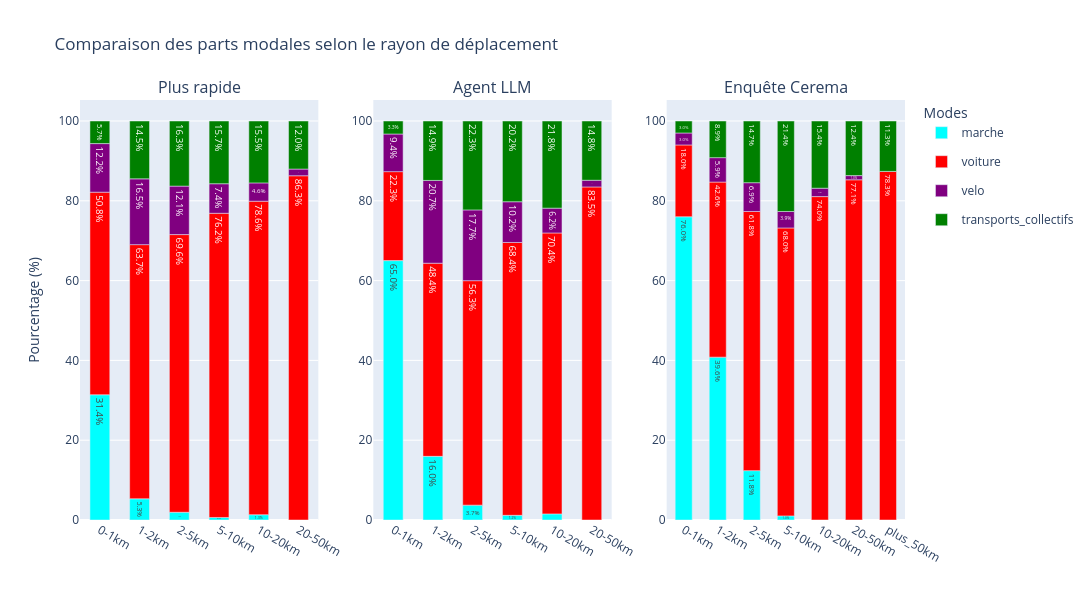

The notebook cell saved with this chart:
### Code cell
moves["rayon"] = pd.cut(moves["Distance parcourue"], bins=[0, 1, 2, 5, 10, 20, 50, float('inf')], labels=["0-1km", "1-2km", "2-5km", "5-10km", "10-20km", "20-50km", "50km+"])
bar_graph(moves, cerema["parts_modales_2023"]["distance"], "Comparaison des parts modales selon le rayon de déplacement", x_name="rayon")

### Figure 1 — Plotly figure (JSON) as saved in the notebook; plotly's stock layout.template omitted (floating-point values rounded to 4 significant figures)
{"data": [{"legendgroup": "marche", "marker": {"color": "cyan"}, "name": "marche", "showlegend": true, "text": ["31.3893653516295", "5.319148936170213", "1.9374068554396422", "0.6323396567299007", "1.3265306122448979", "inf"], "textposition": "inside", "texttemplate": "%{text:.1f}%", "type": "bar", "x": ["0-1km", "1-2km", "2-5km", "5-10km", "10-20km", null], "xaxis": "x", "y": [183, 40, 26, 7, 13, 1], "yaxis": "y"}, {"legendgroup": "voiture", "marker": {"color": "red"}, "name": "voiture", "showlegend": true, "text": ["50.77186963979416", "63.696808510638306", "69.59761549925484", "76.24209575429087", "78.57142857142857", "86.27450980392157"], "textposition": "inside", "texttemplate": "%{text:.1f}%", "type": "bar", "x": ["0-1km", "1-2km", "2-5km", "5-10km", "10-20km", "20-50km"], "xaxis": "x", "y": [296, 479, 934, 844, 770, 308], "yaxis": "y"}, {"legendgroup": "velo", "marker": {"color": "purple"}, "name": "velo", "showlegend": true, "text": ["12.178387650085764", "16.48936170212766", "12.146050670640834", "7.4074074074074066", "4.591836734693878", "1.680672268907563"], "textposition": "inside", "texttemplate": "%{text:.1f}%", "type": "bar", "x": ["0-1km", "1-2km", "2-5km", "5-10km", "10-20km", "20-50km"], "xaxis": "x", "y": [71, 124, 163, 82, 45, 6], "yaxis": "y"}, {"legendgroup": "transports_collectifs", "marker": {"color": "green"}, "name": "transports_collectifs", "showlegend": true, "text": ["5.660377358490567", "14.49468085106383", "16.31892697466468", "15.718157181571815", "15.510204081632653", "12.044817927170868"], "textposition": "inside", "texttemplate": "%{text:.1f}%", "type": "bar", "x": ["0-1km", "1-2km", "2-5km", "5-10km", "10-20km", "20-50km"], "xaxis": "x", "y": [33, 109, 219, 174, 152, 43], "yaxis": "y"}, {"legendgroup": "marche", "marker": {"color": "cyan"}, "name": "marche", "showlegend": false, "text": ["65.00857632933105", "15.957446808510639", "3.7257824143070044", "1.1743450767841013", "1.530612244897959"], "textposition": "inside", "texttemplate": "%{text:.1f}%", "type": "bar", "x": ["0-1km", "1-2km", "2-5km", "5-10km", "10-20km"], "xaxis": "x2", "y": [379, 120, 50, 13, 15], "yaxis": "y2"}, {"legendgroup": "voiture", "marker": {"color": "red"}, "name": "voiture", "showlegend": false, "text": ["22.29845626072041", "48.40425531914894", "56.25931445603577", "68.38301716350497", "70.40816326530613", "83.4733893557423"], "textposition": "inside", "texttemplate": "%{text:.1f}%", "type": "bar", "x": ["0-1km", "1-2km", "2-5km", "5-10km", "10-20km", "20-50km"], "xaxis": "x2", "y": [130, 364, 755, 757, 690, 298], "yaxis": "y2"}, {"legendgroup": "velo", "marker": {"color": "purple"}, "name": "velo", "showlegend": false, "text": ["9.433962264150944", "20.74468085106383", "17.73472429210134", "10.20776874435411", "6.224489795918367", "1.680672268907563"], "textposition": "inside", "texttemplate": "%{text:.1f}%", "type": "bar", "x": ["0-1km", "1-2km", "2-5km", "5-10km", "10-20km", "20-50km"], "xaxis": "x2", "y": [55, 156, 238, 113, 61, 6], "yaxis": "y2"}, {"legendgroup": "transports_collectifs", "marker": {"color": "green"}, "name": "transports_collectifs", "showlegend": false, "text": ["3.2590051457975986", "14.893617021276595", "22.280178837555887", "20.23486901535682", "21.836734693877553", "14.84593837535014", "inf"], "textposition": "inside", "texttemplate": "%{text:.1f}%", "type": "bar", "x": ["0-1km", "1-2km", "2-5km", "5-10km", "10-20km", "20-50km", null], "xaxis": "x2", "y": [19, 112, 299, 224, 214, 53, 1], "yaxis": "y2"}, {"legendgroup": "marche", "marker": {"color": "cyan"}, "name": "marche", "showlegend": false, "text": ["76.0", "39.603960396039604", "11.76470588235294", "0.9708737864077669", "0.0", "0.0", "0.0"], "textposition": "inside", "texttemplate": "%{text:.1f}%", "type": "bar", "x": ["0-1km", "1-2km", "2-5km", "5-10km", "10-20km", "20-50km", "plus_50km"], "xaxis": "x3", "y": [76, 40, 12, 1, 0, 0, 0], "yaxis": "y3"}, {"legendgroup": "voiture", "marker": {"color": "red"}, "name": "voiture", "showlegend": false, "text": ["18.0", "42.57425742574257", "61.76470588235294", "67.96116504854369", "74.03846153846155", "77.14285714285715", "78.30188679245283"], "textposition": "inside", "texttemplate": "%{text:.1f}%", "type": "bar", "x": ["0-1km", "1-2km", "2-5km", "5-10km", "10-20km", "20-50km", "plus_50km"], "xaxis": "x3", "y": [18, 43, 63, 70, 77, 81, 83], "yaxis": "y3"}, {"legendgroup": "velo", "marker": {"color": "purple"}, "name": "velo", "showlegend": false, "text": ["3.0", "5.9405940594059405", "6.862745098039216", "3.8834951456310676", "1.9230769230769231", "0.9523809523809524", "0.0"], "textposition": "inside", "texttemplate": "%{text:.1f}%", "type": "bar", "x": ["0-1km", "1-2km", "2-5km", "5-10km", "10-20km", "20-50km", "plus_50km"], "xaxis": "x3", "y": [3, 6, 7, 4, 2, 1, 0], "yaxis": "y3"}, {"legendgroup": "transports_collectifs", "marker": {"color": "green"}, "name": "transports_collectifs", "showlegend": false, "text": ["3.0", "8.91089108910891", "14.705882352941178", "21.35922330097087", "15.384615384615385", "12.380952380952381", "11.320754716981133"], "textposition": "inside", "texttemplate": "%{text:.1f}%", "type": "bar", "x": ["0-1km", "1-2km", "2-5km", "5-10km", "10-20km", "20-50km", "plus_50km"], "xaxis": "x3", "y": [3, 9, 15, 22, 16, 13, 12], "yaxis": "y3"}], "layout": {"annotations": [{"font": {"size": 16}, "showarrow": false, "text": "Plus rapide", "x": 0.1444, "xanchor": "center", "xref": "paper", "y": 1.0, "yanchor": "bottom", "yref": "paper"}, {"font": {"size": 16}, "showarrow": false, "text": "Agent LLM", "x": 0.5, "xanchor": "center", "xref": "paper", "y": 1.0, "yanchor": "bottom", "yref": "paper"}, {"font": {"size": 16}, "showarrow": false, "text": "Enquête Cerema", "x": 0.8556, "xanchor": "center", "xref": "paper", "y": 1.0, "yanchor": "bottom", "yref": "paper"}], "bargap": 0.5, "barmode": "relative", "barnorm": "percent", "height": 600, "legend": {"title": {"text": "Modes"}}, "title": {"text": "Comparaison des parts modales selon le rayon de déplacement"}, "width": 1300, "xaxis": {"anchor": "y", "categoryarray": ["0-1km", "1-2km", "2-5km", "5-10km", "10-20km", "20-50km", "plus_50km"], "categoryorder": "array", "domain": [0.0, 0.2889], "showgrid": false, "type": "category"}, "xaxis2": {"anchor": "y2", "categoryarray": ["0-1km", "1-2km", "2-5km", "5-10km", "10-20km", "20-50km", "plus_50km"], "categoryorder": "array", "domain": [0.3556, 0.6444], "showgrid": false, "type": "category"}, "xaxis3": {"anchor": "y3", "categoryarray": ["0-1km", "1-2km", "2-5km", "5-10km", "10-20km", "20-50km", "plus_50km"], "categoryorder": "array", "domain": [0.7111, 1.0], "showgrid": false, "type": "category"}, "yaxis": {"anchor": "x", "domain": [0.0, 1.0], "title": {"text": "Pourcentage (%)"}}, "yaxis2": {"anchor": "x2", "domain": [0.0, 1.0]}, "yaxis3": {"anchor": "x3", "domain": [0.0, 1.0]}}}
